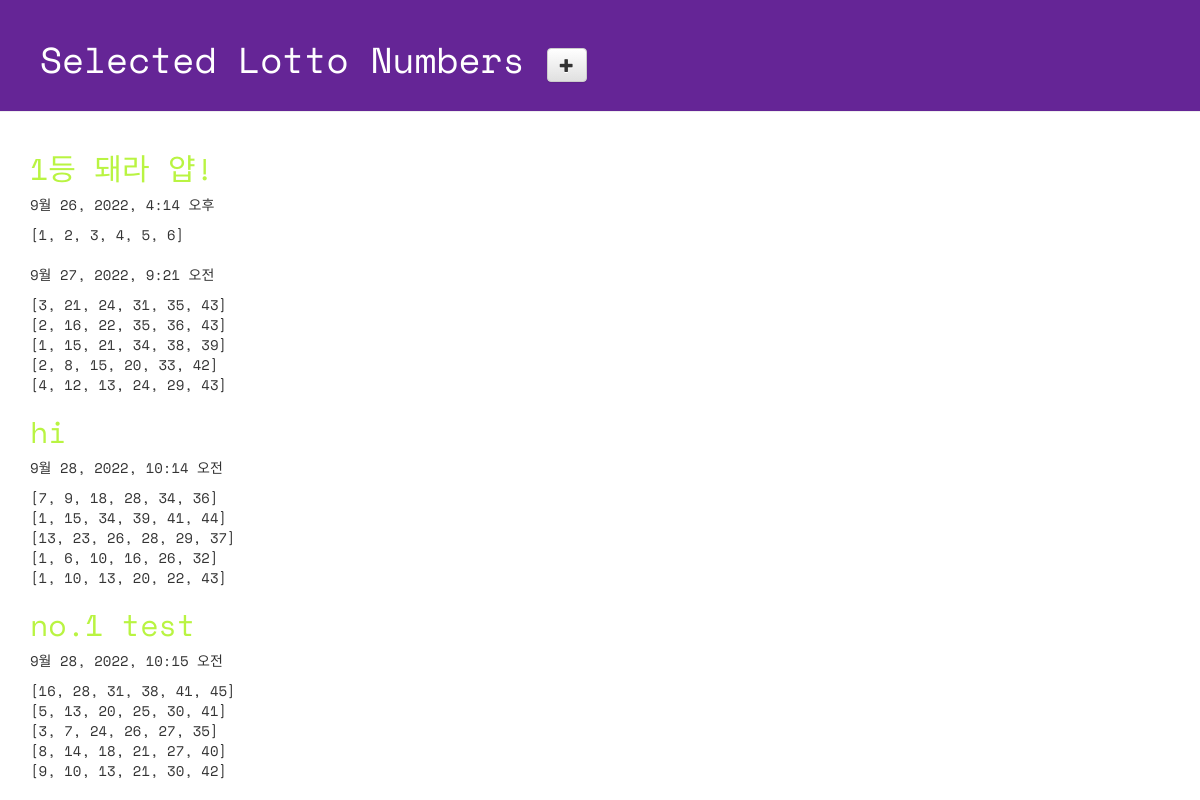
Page /lotto/ on the committed database.
### lotto/models.py (models this page shows, shortened)
class GuessNumbers(models.Model):
    name = models.CharField(max_length=24) # 로또 번호 리스트의 이름
    text = models.CharField(max_length=255) # 로또 번호 리스트에 대한 설명
    lottos = models.CharField(max_length=255, default='[1, 2, 3, 4, 5, 6]') # 로또 번호들이 담길 str
    num_lotto = models.IntegerField(default=5) # 6개 번호 set의 갯수
    update_date = models.DateTimeField()

### lotto/views.py (the view)
# urls.py: path('lotto/', views.index, name='index'),
def index(request):
    lottos = GuessNumbers.objects.all() # DB에 저장된 GuessNumbers 객체 모두를 가져온다.
    return render(request, 'lotto/default.html', {'lottos':lottos})

### lotto/templates/lotto/default.html (shortened to what this page needs)
<!DOCTYPE html>
{% load static %}
<html lang="ko">
<head>
  <link rel="stylesheet" href="//maxcdn.bootstrapcdn.com/bootstrap/3.2.0/css/bootstrap.min.css">
  <link rel="stylesheet" href="//maxcdn.bootstrapcdn.com/bootstrap/3.2.0/css/bootstrap-theme.min.css">
  <link rel="stylesheet" href="{% static 'css/lotto.css'%}">
</head>
<body>
  <div class="page-header">
    <h1>
      Selected Lotto Numbers
      <a href="{% url 'new_lotto' %}">
      <span class="glyphicon glyphicon-plus btn btn-default"></span>
      </a>
    </h1>
  </div>
  <div class="container lotto">
    {% for lotto in lottos %}
      <h2>{{ lotto.text }}</h2>
      <p>{{ lotto.update_date }}</p>
      <p>{{ lotto.lottos | linebreaksbr }}</p>
    {% endfor %}
  </div>
</body>
</html>

### lotto/static/css/lotto.css (style rules this page uses)
.page-header { background-color: #652596; margin-top: 0; padding: 20px 20px 20px 40px; font-family: 'Space Mono', monospace; }
.page-header h1 { color: #FFFFFF; }
.container { font-family: 'Space Mono', monospace; }
.container h2 { color: #b9f442; }

### rows in the picture
GuessNumbers: text "1등 돼라 얍!", update_date "9월 26, 2022, 4:14 오후", lottos "[1, 2, 3, 4, 5, 6]"
GuessNumbers: update_date "9월 27, 2022, 9:21 오전", lottos "[3, 21, 24, 31, 35, 43] [2, 16, 22, 35, 36, 43] [1, 15, 21, 34, 38, 39] [2, 8, 15, 20, 33, 42] [4, 12, 13, 24, 29, 43]"
GuessNumbers: text "hi", update_date "9월 28, 2022, 10:14 오전", lottos "[7, 9, 18, 28, 34, 36] [1, 15, 34, 39, 41, 44] [13, 23, 26, 28, 29, 37] [1, 6, 10, 16, 26, 32] [1, 10, 13, 20, 22, 43]"
GuessNumbers: text "no.1 test", update_date "9월 28, 2022, 10:15 오전", lottos "[16, 28, 31, 38, 41, 45] [5, 13, 20, 25, 30, 41] [3, 7, 24, 26, 27, 35] [8, 14, 18, 21, 27, 40] [9, 10, 13, 21, 30, 42]"
